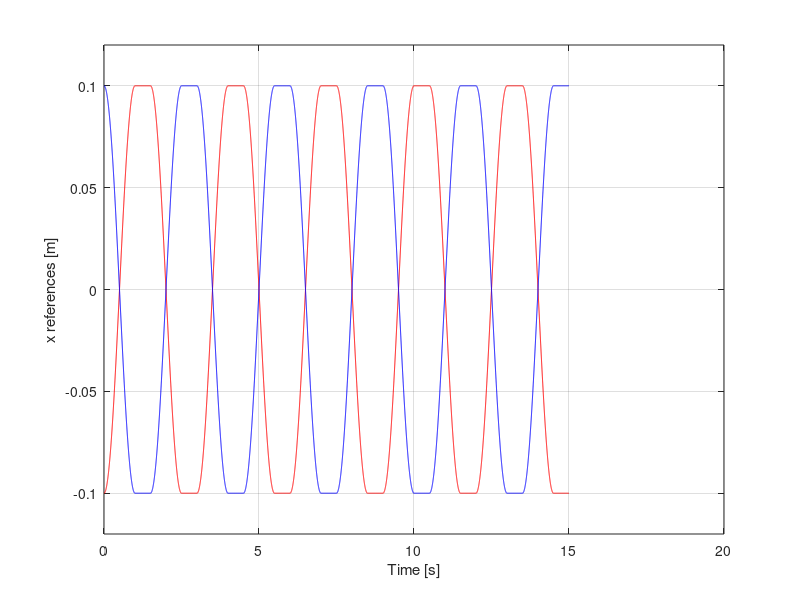
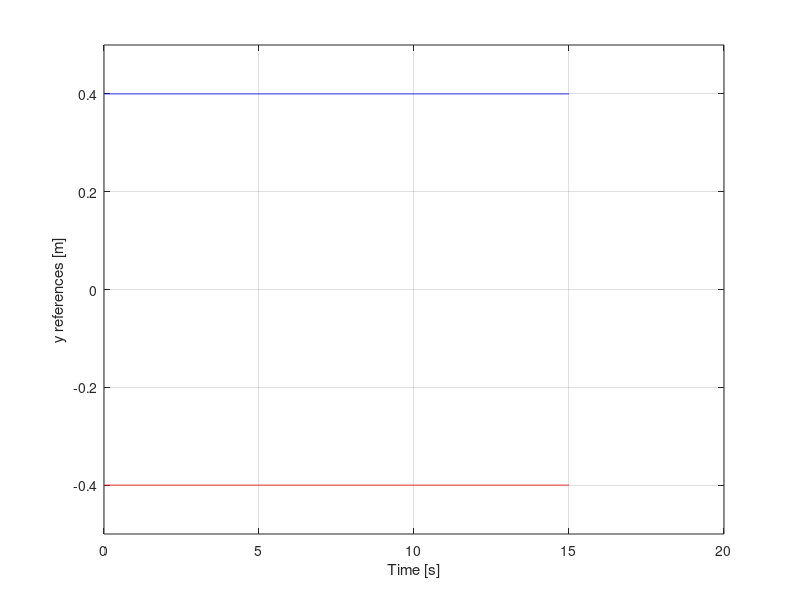
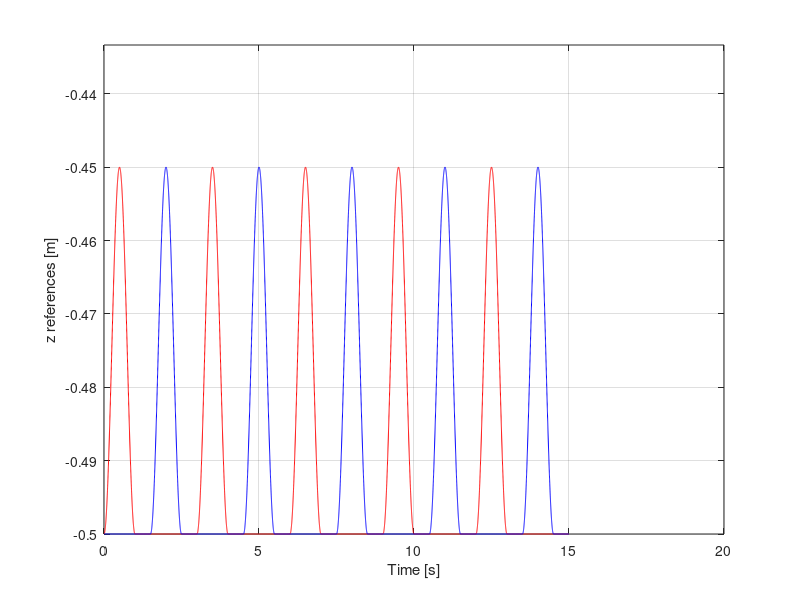
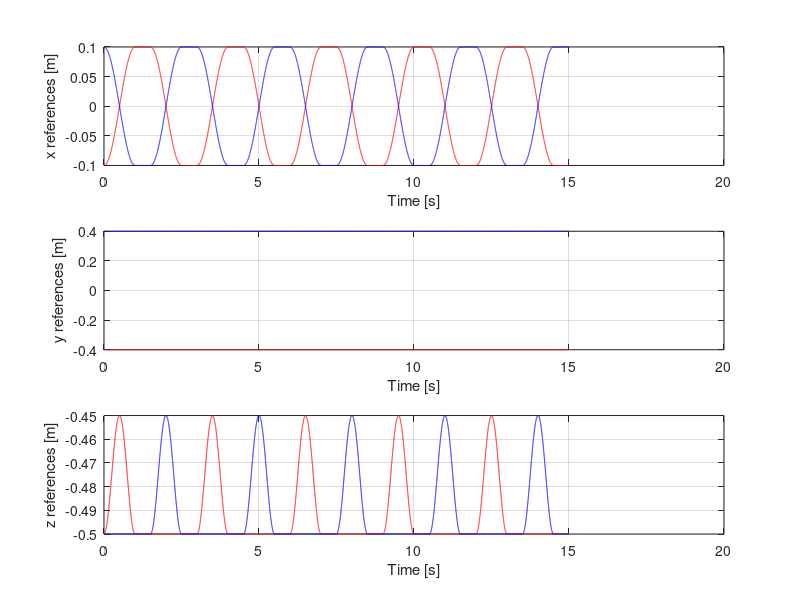

These charts were generated, in order, by the following MATLAB code:
clear all
close all
clc

% DATA ENTRY
% ---------------------------------------
% Simulation Parameters
step_time = 0.001; % We'd like to have data for every millisecond

% Recall: T_walk = 2(T_single + T_double)
T_walk = 3;
T_single = 1;
T_double = 0.5;
Step_size = 0.1;
Step_height = 0.05;
Body_height = 0.5;
y_offset = 0.4;

stop_time = 5*T_walk;

% Data Storage Dimension - The +1 is for time = 0s.
record_length = (stop_time/step_time) + 1;

% References for all axes for each leg.
x_right_list = zeros(record_length, 1);
x_left_list = zeros(record_length, 1);
y_right_list = zeros(record_length, 1);
y_left_list = zeros(record_length, 1);
z_right_list = zeros(record_length, 1);
z_left_list = zeros(record_length, 1);
time_list = zeros(record_length, 1);

% Foot Coordinates
x_left_foot_list = zeros(record_length, 1);
x_right_foot_list = zeros(record_length, 1);
y_left_foot_list = zeros(record_length, 1);
y_right_foot_list = zeros(record_length, 1);
z_left_foot_list = zeros(record_length, 1);
z_right_foot_list = zeros(record_length, 1);

x_l_list = zeros(record_length, 1);
x_r_list = zeros(record_length, 1);

for iteration_index = 1:1:record_length
   time = (iteration_index - 1)*step_time;
   % Normalize the time to always be between 0 and 1
   time_ratio_of_walk_period = (time/T_walk) - floor(time/T_walk);
   % Now, scale this value with the step period. This is to ensure that the
   % reference at any time instant could be correctly calculated. 
   time_in_walk_period = time_ratio_of_walk_period * T_walk;
   
   % There are four segments per period: 0 <= t <= T_single,
   % T_single < t <= T_single + T_double, T_single + T_double < t <=
   % 2*T_single + T_double, and 2*T_single + T_double < t.
   if (time_in_walk_period <= T_single)
       x_right = -Step_size + Step_size*(1 - cos(time_in_walk_period*pi/T_single));
       x_left = Step_size - Step_size*(1 - cos(time_in_walk_period*pi/T_single));
       y_right = -y_offset;
       y_left = y_offset;
       z_right = -Body_height + Step_height*0.5*(1 - cos(time_in_walk_period*2*pi/T_single));
       z_left = -Body_height;
       
       x_right_foot = Step_size*(1 - cos(time_in_walk_period*pi/T_single));
       x_left_foot = 0;
       y_right_foot = -y_offset;
       y_left_foot = y_offset;
       z_right_foot = Step_height*0.5*(1 - cos(time_in_walk_period*2*pi/T_single));
       z_left_foot = 0;
   end
   
   if (T_single < time_in_walk_period  && time_in_walk_period <= T_single + T_double)
       x_right = Step_size;
       x_left = -Step_size;
       y_right = -y_offset;
       y_left = y_offset;
       z_right = -Body_height;
       z_left = -Body_height;
       
       x_right_foot = 0;
       x_left_foot = 0;
       y_right_foot = -y_offset;
       y_left_foot = y_offset;
       z_right_foot = 0;
       z_left_foot = 0;
   end
   
   if (T_single + T_double < time_in_walk_period  && time_in_walk_period <= 2*T_single + T_double)
       x_right = Step_size - Step_size*(1 - cos((time_in_walk_period...
           - (T_single + T_double)) *pi/T_single));
       x_left = -Step_size + Step_size*(1 - cos((time_in_walk_period...
           - (T_single + T_double))*pi/T_single));
       y_right = -y_offset;
       y_left = y_offset;
       z_right = -Body_height;
       z_left = -Body_height + Step_height*0.5*(1 - cos((time_in_walk_period...
           - (T_single + T_double))*2*pi/T_single));
       
       x_right_foot = 0;
       x_left_foot = Step_size*(1 - cos((time_in_walk_period...
           - (T_single + T_double))*pi/T_single));
       y_right_foot = -y_offset;
       y_left_foot = y_offset;
       z_right_foot = 0;
       z_left_foot = Step_height*0.5*(1 - cos((time_in_walk_period...
           - (T_single + T_double))*2*pi/T_single));
   end
   
   if (2*T_single + T_double < time_in_walk_period)
       x_right = -Step_size;
       x_left = Step_size;
       y_right = -y_offset;
       y_left = y_offset;
       z_right = -Body_height;
       z_left = -Body_height;
       
       x_right_foot = 0;
       x_left_foot = 0;
       y_right_foot = -y_offset;
       y_left_foot = y_offset;
       z_right_foot = 0;
       z_left_foot = 0;
   end
   
   x_right_list(iteration_index) = x_right;
   x_left_list(iteration_index) = x_left;
   y_right_list(iteration_index) = y_right;
   y_left_list(iteration_index) = y_left;
   z_right_list(iteration_index) = z_right;
   z_left_list(iteration_index) = z_left;
   time_list(iteration_index) = time;
   
   x_r_list(iteration_index) = x_right_foot;
   x_l_list(iteration_index) = x_left_foot;
   
   if iteration_index == 1
       x_right_foot_list(iteration_index) = x_right_foot;
       x_left_foot_list(iteration_index) = x_left_foot;
   else
       x_right_foot_list(iteration_index) = x_right_foot_list(iteration_index - 1)...
           + abs(x_r_list(iteration_index) - x_r_list(iteration_index - 1));
       x_left_foot_list(iteration_index) = x_left_foot_list(iteration_index - 1)...
           + abs(x_l_list(iteration_index) - x_l_list(iteration_index - 1));
   end
   
%    x_right_foot_list(iteration_index) = x_right_foot;
%    x_left_foot_list(iteration_index) = x_left_foot;
   y_right_foot_list(iteration_index) = y_right_foot;
   y_left_foot_list(iteration_index) = y_left_foot;
   z_right_foot_list(iteration_index) = z_right_foot;
   z_left_foot_list(iteration_index) = z_left_foot;
   
end

figure %1
plot(time_list, x_right_list, 'r')
ylim([-0.12 0.12])
hold
plot(time_list, x_left_list, 'b')
xlabel('Time [s]')
ylabel('x references [m]')
grid

figure %2
plot(time_list, y_right_list, 'r')
ylim([-0.5 0.5])
hold
plot(time_list, y_left_list, 'b')
xlabel('Time [s]')
ylabel('y references [m]')
grid

figure %3
plot(time_list, z_right_list, 'r')
ylim([-Body_height -Body_height+4/3*(Step_height)]) 
hold
plot(time_list, z_left_list, 'b')
xlabel('Time [s]')
ylabel('z references [m]')
grid

figure %4
subplot(3,1,1)
plot(time_list, x_right_list, 'r')
hold
plot(time_list, x_left_list, 'b')
xlabel('Time [s]')
ylabel('x references [m]')
grid

subplot(3,1,2)
plot(time_list, y_right_list, 'r')
hold
plot(time_list, y_left_list, 'b')
xlabel('Time [s]')
ylabel('y references [m]')
grid

subplot(3,1,3)
plot(time_list, z_right_list, 'r')
hold
plot(time_list, z_left_list, 'b')
xlabel('Time [s]')
ylabel('z references [m]')
grid

figure %5
plot(time_list, x_right_foot_list, 'r')
hold
plot(time_list, x_left_foot_list, 'b')
xlabel('Time [s]')
ylabel('x references [m]')
grid

figure %5
plot(time_list, y_right_foot_list, 'r')
hold
plot(time_list, y_left_foot_list, 'b')
xlabel('Time [s]')
ylabel('y references [m]')
grid

figure %6
plot(time_list, z_right_foot_list, 'r')
%ylim([-Body_height -Body_height+4/3*(Step_height)]) 
hold
plot(time_list, z_left_foot_list, 'b')
xlabel('Time [s]')
ylabel('z references [m]')
grid

figure %7
subplot(3,1,1)
plot(time_list, x_right_foot_list, 'r')
hold
plot(time_list, x_left_foot_list, 'b')
xlabel('Time [s]')
ylabel('x references [m]')
grid

subplot(3,1,2)
plot(time_list, y_right_foot_list, 'r')
hold
plot(time_list, y_left_foot_list, 'b')
xlabel('Time [s]')
ylabel('y references [m]')
grid

subplot(3,1,3)
plot(time_list, z_right_foot_list, 'r')
hold
plot(time_list, z_left_foot_list, 'b')
xlabel('Time [s]')
ylabel('z references [m]')
grid